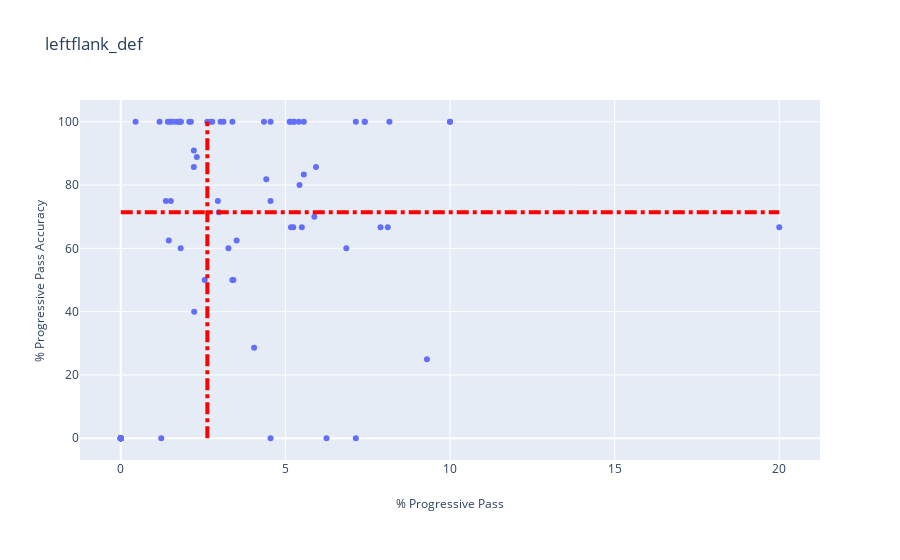
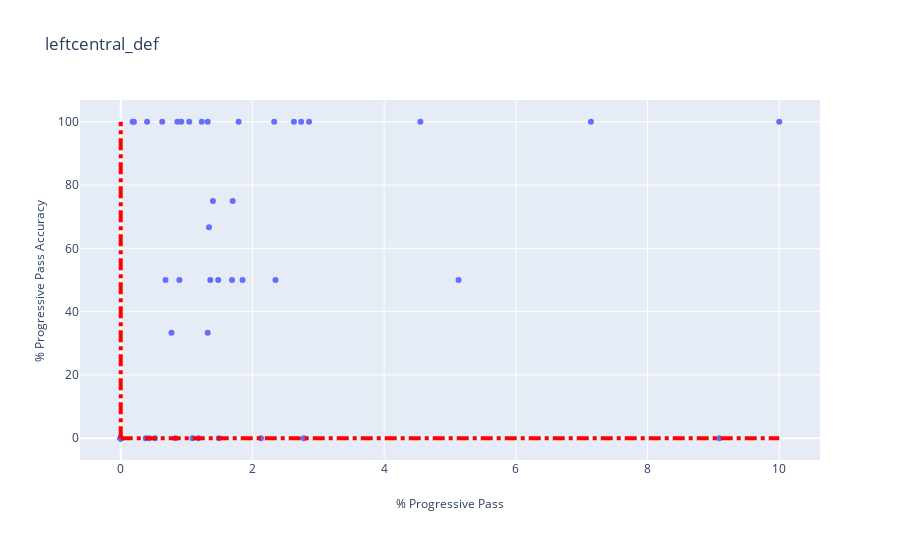
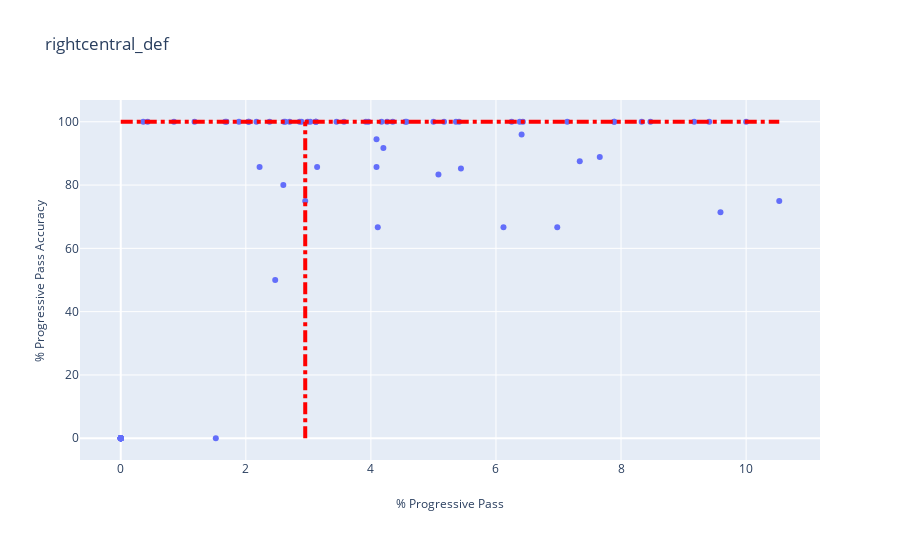
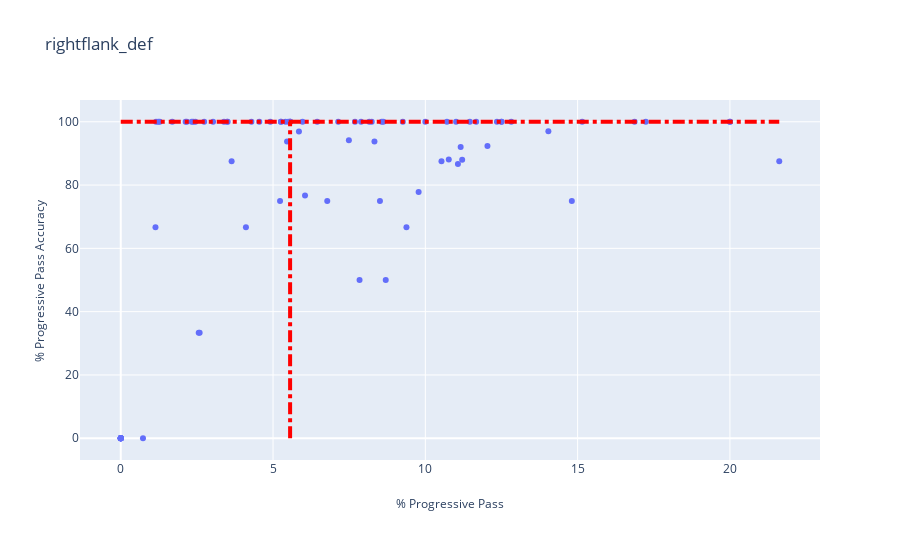

Notebook cell for these charts, in order:
### Code cell
plot_preference_accuracy_region(defender_attrs_lcb_plot_prefacc)

### Figure 1 — Plotly figure (JSON) as saved in the notebook; plotly's stock layout.template omitted (floating-point values rounded to 4 significant figures)
{"data": [{"mode": "markers", "name": "Plot0", "text": ["AaronCresswell LCB left", "AdrianMariappa L_CB right", "AhmedHegazi LCB right", "AhmedHegazi L_CB right", "AlfieMawson LCB right", "AlfieMawson L_CB right", "AngeloOgbonna LCB left", "AngeloOgbonna L_CB left", "AntonioRudiger LCB right", "AshleyWilliams L_CB right", "AymericLaporte LCB left", "AymericLaporte L_CB left", "BenMee L_CB left", "BrunoMartinsIndi LCB left", "BrunoMartinsIndi L_CB left", "CalumChambers L_CB right", "ChrisSmalling L_CB right", "ChristianKabasele LCB right", "ChristianKabasele L_CB right", "ChristopherSchindler L_CB right", "CiaranClark LCB left", "CiaranClark L_CB left", "CraigCathcart L_CB right", "DeclanRice LCB right", "DejanLovren L_CB right", "EliaquimMangala LCB left", "EliaquimMangala L_CB left", "ErikPieters LCB left", "FlorianLejeune L_CB right", "GaryCahill LCB right", "GeoffCameron LCB right", "HarryMaguire L_CB right", "JairoRiedewald LCB left", "JamesCollins LCB right", "JamesTarkowski L_CB right", "JamesTomkins LCB right", "JamesTomkins L_CB right", "JanVertonghen LCB left", "JanVertonghen L_CB left", "JonnyEvans LCB right", "JonnyEvans L_CB right", "JoseHolebas LCB left", "KevinWimmer LCB left", "KevinWimmer L_CB left", "KonstantinosMavropanos L_CB right", "KurtZouma L_CB right", "LaurentKoscielny LCB right", "LaurentKoscielny L_CB right", "LewisDunk LCB right", "LewisDunk L_CB right", "MamadouSakho L_CB left", "MarcosRojo LCB left", "MarcosRojo L_CB left", "MartinCranie L_CB right", "MayaYoshida L_CB right", "MichaelKeane LCB right", "MichaelKeane L_CB right", "MiguelBritos LCB left", "MiguelBritos L_CB left", "NachoMonreal LCB left", "NachoMonreal L_CB left", "NathanAke LCB left", "NathanAke L_CB left", "NicolasOtamendi LCB right", "NicolasOtamendi L_CB right", "PaulDummett LCB left", "PhilJagielka LCB right", "PhilJagielka L_CB right", "PhilJones LCB right", "PhilJones L_CB right", "RagnarKlavan L_CB left", "RobHolding LCB right", "RobHolding L_CB right", "ScottDann L_CB right", "SeadKolasinac LCB left", "ShkodranMustafi L_CB right", "SteveCook L_CB right", "TerenceKongolo LCB left", "TobyAlderweireld L_CB right", "TyroneMings LCB left", "VictorNilssonLindelof L_CB right", "VincentKompany L_CB right", "VirgilvanDijk L_CB right", "VirgilvanDijk L_CB right", "WesleyHoedt LCB left", "WesleyHoedt L_CB left", "WinstonReid L_CB right"], "type": "scatter", "x": [1.82, 4.35, 5.13, 5.93, 2.23, 4.42, 8.11, 1.18, 2.22, 2.08, 5.56, 1.75, 5.24, 0, 2.78, 3.12, 0, 0, 5.56, 2.95, 0, 4.05, 20, 4.55, 1.67, 0, 2.13, 0, 3.52, 1.56, 0, 2.22, 0, 0, 5.43, 7.14, 7.89, 2.98, 4.55, 1.79, 5.5, 0, 1.23, 5.26, 7.14, 3.39, 0, 5.17, 0, 2.31, 5.17, 0, 2.74, 0, 9.3, 6.25, 3.27, 4.55, 1.49, 1.52, 5.26, 6.85, 2.55, 1.43, 1.46, 0, 0, 3.03, 0, 5.88, 0.45, 7.41, 8.16, 3.39, 0, 0, 10, 0, 2.63, 0, 7.41, 10, 1.79, 1.83, 3.42, 1.37, 5.41], "y": [60, 100, 100, 85.71, 40, 81.82, 66.67, 100, 85.71, 100, 100, 100, 66.67, 0, 100, 100, 0, 0, 83.33, 75, 0, 28.57, 66.67, 0, 100, 0, 100, 0, 62.5, 100, 0, 90.91, 0, 0, 80, 0, 66.67, 71.43, 75, 100, 66.67, 0, 0, 100, 100, 50, 0, 100, 0, 88.89, 66.67, 0, 100, 0, 25, 0, 60, 100, 100, 75, 100, 60, 50, 100, 62.5, 0, 0, 100, 0, 70, 100, 100, 100, 100, 0, 0, 100, 0, 100, 0, 100, 100, 100, 100, 50, 75, 100]}], "layout": {"annotations": [{"showarrow": false, "text": "% Progressive Pass", "x": 0.5, "xref": "paper", "y": -0.15, "yref": "paper"}, {"showarrow": false, "text": "% Progressive Pass Accuracy", "textangle": -90, "x": -0.07, "xref": "paper", "y": 0.5, "yref": "paper"}], "autosize": true, "margin": {"b": 100}, "shapes": [{"line": {"color": "Red", "dash": "dashdot", "width": 4}, "type": "line", "x0": 2.63, "x1": 2.63, "xref": "x", "y0": 0, "y1": 100, "yref": "y"}, {"line": {"color": "Red", "dash": "dashdot", "width": 4}, "type": "line", "x0": 0, "x1": 20, "xref": "x", "y0": 71.43, "y1": 71.43, "yref": "y"}], "title": {"text": "leftflank_def"}, "xaxis": {"autorange": true, "range": [-1.232, 21.23], "type": "linear"}, "yaxis": {"autorange": true, "range": [-7.471, 107.5], "type": "linear"}}}

### Figure 2 — Plotly figure (JSON) as saved in the notebook; plotly's stock layout.template omitted (floating-point values rounded to 4 significant figures)
{"data": [{"mode": "markers", "name": "Plot1", "text": ["AaronCresswell LCB left", "AdrianMariappa L_CB right", "AhmedHegazi LCB right", "AhmedHegazi L_CB right", "AlfieMawson LCB right", "AlfieMawson L_CB right", "AngeloOgbonna LCB left", "AngeloOgbonna L_CB left", "AntonioRudiger LCB right", "AshleyWilliams L_CB right", "AymericLaporte LCB left", "AymericLaporte L_CB left", "BenMee L_CB left", "BrunoMartinsIndi LCB left", "BrunoMartinsIndi L_CB left", "CalumChambers L_CB right", "ChrisSmalling L_CB right", "ChristianKabasele LCB right", "ChristianKabasele L_CB right", "ChristopherSchindler L_CB right", "CiaranClark LCB left", "CiaranClark L_CB left", "CraigCathcart L_CB right", "DeclanRice LCB right", "DejanLovren L_CB right", "EliaquimMangala LCB left", "EliaquimMangala L_CB left", "ErikPieters LCB left", "FlorianLejeune L_CB right", "GaryCahill LCB right", "GeoffCameron LCB right", "HarryMaguire L_CB right", "JairoRiedewald LCB left", "JamesCollins LCB right", "JamesTarkowski L_CB right", "JamesTomkins LCB right", "JamesTomkins L_CB right", "JanVertonghen LCB left", "JanVertonghen L_CB left", "JonnyEvans LCB right", "JonnyEvans L_CB right", "JoseHolebas LCB left", "KevinWimmer LCB left", "KevinWimmer L_CB left", "KonstantinosMavropanos L_CB right", "KurtZouma L_CB right", "LaurentKoscielny LCB right", "LaurentKoscielny L_CB right", "LewisDunk LCB right", "LewisDunk L_CB right", "MamadouSakho L_CB left", "MarcosRojo LCB left", "MarcosRojo L_CB left", "MartinCranie L_CB right", "MayaYoshida L_CB right", "MichaelKeane LCB right", "MichaelKeane L_CB right", "MiguelBritos LCB left", "MiguelBritos L_CB left", "NachoMonreal LCB left", "NachoMonreal L_CB left", "NathanAke LCB left", "NathanAke L_CB left", "NicolasOtamendi LCB right", "NicolasOtamendi L_CB right", "PaulDummett LCB left", "PhilJagielka LCB right", "PhilJagielka L_CB right", "PhilJones LCB right", "PhilJones L_CB right", "RagnarKlavan L_CB left", "RobHolding LCB right", "RobHolding L_CB right", "ScottDann L_CB right", "SeadKolasinac LCB left", "ShkodranMustafi L_CB right", "SteveCook L_CB right", "TerenceKongolo LCB left", "TobyAlderweireld L_CB right", "TyroneMings LCB left", "VictorNilssonLindelof L_CB right", "VincentKompany L_CB right", "VirgilvanDijk L_CB right", "VirgilvanDijk L_CB right", "WesleyHoedt LCB left", "WesleyHoedt L_CB left", "WinstonReid L_CB right"], "type": "scatter", "x": [1.09, 0, 5.13, 1.69, 1.34, 0.4, 0, 2.35, 0.63, 1.04, 0, 0, 1.4, 0, 2.78, 0, 0, 0, 1.85, 1.48, 4.55, 0, 0, 9.09, 0.83, 0, 0, 0, 1.32, 0.52, 2.86, 0.2, 0, 0, 0, 7.14, 1.32, 0.43, 1.36, 1.79, 0.92, 0, 1.23, 2.63, 0, 0, 0, 0, 0, 0.77, 0.86, 0, 0, 0, 2.33, 0, 0, 0, 1.49, 0.38, 0, 2.74, 1.7, 0, 0.18, 0, 0, 0, 0, 1.18, 0.89, 0, 0, 0, 0, 2.13, 0, 0, 0, 0, 0, 10, 0, 0, 0, 0.68, 0], "y": [0, 0, 50, 50, 66.67, 100, 0, 50, 100, 100, 0, 0, 75, 0, 0, 0, 0, 0, 50, 50, 100, 0, 0, 0, 0, 0, 0, 0, 33.33, 0, 100, 100, 0, 0, 0, 100, 100, 0, 50, 100, 100, 0, 100, 100, 0, 0, 0, 0, 0, 33.33, 100, 0, 0, 0, 100, 0, 0, 0, 0, 0, 0, 100, 75, 0, 100, 0, 0, 0, 0, 0, 50, 0, 0, 0, 0, 0, 0, 0, 0, 0, 0, 100, 0, 0, 0, 50, 0]}], "layout": {"annotations": [{"showarrow": false, "text": "% Progressive Pass", "x": 0.5, "xref": "paper", "y": -0.15, "yref": "paper"}, {"showarrow": false, "text": "% Progressive Pass Accuracy", "textangle": -90, "x": -0.07, "xref": "paper", "y": 0.5, "yref": "paper"}], "autosize": true, "margin": {"b": 100}, "shapes": [{"line": {"color": "Red", "dash": "dashdot", "width": 4}, "type": "line", "x0": 0, "x1": 0, "xref": "x", "y0": 0, "y1": 100, "yref": "y"}, {"line": {"color": "Red", "dash": "dashdot", "width": 4}, "type": "line", "x0": 0, "x1": 10, "xref": "x", "y0": 0, "y1": 0, "yref": "y"}], "title": {"text": "leftcentral_def"}, "xaxis": {"autorange": true, "range": [-0.6162, 10.62], "type": "linear"}, "yaxis": {"autorange": true, "range": [-7.471, 107.5], "type": "linear"}}}

### Figure 3 — Plotly figure (JSON) as saved in the notebook; plotly's stock layout.template omitted (floating-point values rounded to 4 significant figures)
{"data": [{"mode": "markers", "name": "Plot2", "text": ["AaronCresswell LCB left", "AdrianMariappa L_CB right", "AhmedHegazi LCB right", "AhmedHegazi L_CB right", "AlfieMawson LCB right", "AlfieMawson L_CB right", "AngeloOgbonna LCB left", "AngeloOgbonna L_CB left", "AntonioRudiger LCB right", "AshleyWilliams L_CB right", "AymericLaporte LCB left", "AymericLaporte L_CB left", "BenMee L_CB left", "BrunoMartinsIndi LCB left", "BrunoMartinsIndi L_CB left", "CalumChambers L_CB right", "ChrisSmalling L_CB right", "ChristianKabasele LCB right", "ChristianKabasele L_CB right", "ChristopherSchindler L_CB right", "CiaranClark LCB left", "CiaranClark L_CB left", "CraigCathcart L_CB right", "DeclanRice LCB right", "DejanLovren L_CB right", "EliaquimMangala LCB left", "EliaquimMangala L_CB left", "ErikPieters LCB left", "FlorianLejeune L_CB right", "GaryCahill LCB right", "GeoffCameron LCB right", "HarryMaguire L_CB right", "JairoRiedewald LCB left", "JamesCollins LCB right", "JamesTarkowski L_CB right", "JamesTomkins LCB right", "JamesTomkins L_CB right", "JanVertonghen LCB left", "JanVertonghen L_CB left", "JonnyEvans LCB right", "JonnyEvans L_CB right", "JoseHolebas LCB left", "KevinWimmer LCB left", "KevinWimmer L_CB left", "KonstantinosMavropanos L_CB right", "KurtZouma L_CB right", "LaurentKoscielny LCB right", "LaurentKoscielny L_CB right", "LewisDunk LCB right", "LewisDunk L_CB right", "MamadouSakho L_CB left", "MarcosRojo LCB left", "MarcosRojo L_CB left", "MartinCranie L_CB right", "MayaYoshida L_CB right", "MichaelKeane LCB right", "MichaelKeane L_CB right", "MiguelBritos LCB left", "MiguelBritos L_CB left", "NachoMonreal LCB left", "NachoMonreal L_CB left", "NathanAke LCB left", "NathanAke L_CB left", "NicolasOtamendi LCB right", "NicolasOtamendi L_CB right", "PaulDummett LCB left", "PhilJagielka LCB right", "PhilJagielka L_CB right", "PhilJones LCB right", "PhilJones L_CB right", "RagnarKlavan L_CB left", "RobHolding LCB right", "RobHolding L_CB right", "ScottDann L_CB right", "SeadKolasinac LCB left", "ShkodranMustafi L_CB right", "SteveCook L_CB right", "TerenceKongolo LCB left", "TobyAlderweireld L_CB right", "TyroneMings LCB left", "VictorNilssonLindelof L_CB right", "VincentKompany L_CB right", "VirgilvanDijk L_CB right", "VirgilvanDijk L_CB right", "WesleyHoedt LCB left", "WesleyHoedt L_CB left", "WinstonReid L_CB right"], "type": "scatter", "x": [0.36, 0, 0, 5.08, 3.12, 6.43, 2.7, 1.18, 2.22, 3.12, 0, 4.09, 4.2, 0, 0, 3.12, 4.17, 2.04, 0, 2.95, 0, 2.89, 0, 4.55, 1.67, 8.33, 4.26, 4.35, 3.96, 2.6, 0, 5.44, 0, 0, 2.17, 0, 2.63, 0.43, 4.09, 5.36, 7.34, 3.57, 2.47, 7.89, 0, 8.47, 0, 5.17, 7.14, 6.41, 3.45, 0, 9.59, 0, 6.98, 0, 2.61, 1.52, 2.99, 1.89, 10.53, 4.11, 7.66, 2.86, 4.57, 0, 3.92, 3.03, 5, 9.41, 6.25, 0, 6.12, 1.69, 2.38, 6.38, 10, 0, 7.89, 0, 0, 0, 3.14, 9.17, 0.85, 2.05, 5.41], "y": [100, 0, 0, 83.33, 100, 100, 100, 100, 85.71, 100, 0, 85.71, 91.67, 0, 0, 100, 100, 100, 0, 75, 0, 100, 0, 100, 100, 100, 100, 100, 100, 80, 0, 85.19, 0, 0, 100, 0, 100, 100, 94.44, 100, 87.5, 100, 50, 100, 0, 100, 0, 100, 100, 96, 100, 0, 71.43, 0, 66.67, 0, 100, 0, 100, 100, 75, 66.67, 88.89, 100, 100, 0, 100, 100, 100, 100, 100, 0, 66.67, 100, 100, 100, 100, 0, 100, 0, 0, 0, 85.71, 100, 100, 100, 100]}], "layout": {"annotations": [{"showarrow": false, "text": "% Progressive Pass", "x": 0.5, "xref": "paper", "y": -0.15, "yref": "paper"}, {"showarrow": false, "text": "% Progressive Pass Accuracy", "textangle": -90, "x": -0.07, "xref": "paper", "y": 0.5, "yref": "paper"}], "autosize": true, "margin": {"b": 100}, "shapes": [{"line": {"color": "Red", "dash": "dashdot", "width": 4}, "type": "line", "x0": 2.95, "x1": 2.95, "xref": "x", "y0": 0, "y1": 100, "yref": "y"}, {"line": {"color": "Red", "dash": "dashdot", "width": 4}, "type": "line", "x0": 0, "x1": 10.53, "xref": "x", "y0": 100, "y1": 100, "yref": "y"}], "title": {"text": "rightcentral_def"}, "xaxis": {"autorange": true, "range": [-0.6488, 11.18], "type": "linear"}, "yaxis": {"autorange": true, "range": [-7.471, 107.5], "type": "linear"}}}

### Figure 4 — Plotly figure (JSON) as saved in the notebook; plotly's stock layout.template omitted (floating-point values rounded to 4 significant figures)
{"data": [{"mode": "markers", "name": "Plot3", "text": ["AaronCresswell LCB left", "AdrianMariappa L_CB right", "AhmedHegazi LCB right", "AhmedHegazi L_CB right", "AlfieMawson LCB right", "AlfieMawson L_CB right", "AngeloOgbonna LCB left", "AngeloOgbonna L_CB left", "AntonioRudiger LCB right", "AshleyWilliams L_CB right", "AymericLaporte LCB left", "AymericLaporte L_CB left", "BenMee L_CB left", "BrunoMartinsIndi LCB left", "BrunoMartinsIndi L_CB left", "CalumChambers L_CB right", "ChrisSmalling L_CB right", "ChristianKabasele LCB right", "ChristianKabasele L_CB right", "ChristopherSchindler L_CB right", "CiaranClark LCB left", "CiaranClark L_CB left", "CraigCathcart L_CB right", "DeclanRice LCB right", "DejanLovren L_CB right", "EliaquimMangala LCB left", "EliaquimMangala L_CB left", "ErikPieters LCB left", "FlorianLejeune L_CB right", "GaryCahill LCB right", "GeoffCameron LCB right", "HarryMaguire L_CB right", "JairoRiedewald LCB left", "JamesCollins LCB right", "JamesTarkowski L_CB right", "JamesTomkins LCB right", "JamesTomkins L_CB right", "JanVertonghen LCB left", "JanVertonghen L_CB left", "JonnyEvans LCB right", "JonnyEvans L_CB right", "JoseHolebas LCB left", "KevinWimmer LCB left", "KevinWimmer L_CB left", "KonstantinosMavropanos L_CB right", "KurtZouma L_CB right", "LaurentKoscielny LCB right", "LaurentKoscielny L_CB right", "LewisDunk LCB right", "LewisDunk L_CB right", "MamadouSakho L_CB left", "MarcosRojo LCB left", "MarcosRojo L_CB left", "MartinCranie L_CB right", "MayaYoshida L_CB right", "MichaelKeane LCB right", "MichaelKeane L_CB right", "MiguelBritos LCB left", "MiguelBritos L_CB left", "NachoMonreal LCB left", "NachoMonreal L_CB left", "NathanAke LCB left", "NathanAke L_CB left", "NicolasOtamendi LCB right", "NicolasOtamendi L_CB right", "PaulDummett LCB left", "PhilJagielka LCB right", "PhilJagielka L_CB right", "PhilJones LCB right", "PhilJones L_CB right", "RagnarKlavan L_CB left", "RobHolding LCB right", "RobHolding L_CB right", "ScottDann L_CB right", "SeadKolasinac LCB left", "ShkodranMustafi L_CB right", "SteveCook L_CB right", "TerenceKongolo LCB left", "TobyAlderweireld L_CB right", "TyroneMings LCB left", "VictorNilssonLindelof L_CB right", "VincentKompany L_CB right", "VirgilvanDijk L_CB right", "VirgilvanDijk L_CB right", "WesleyHoedt LCB left", "WesleyHoedt L_CB left", "WinstonReid L_CB right"], "type": "scatter", "x": [0.73, 2.17, 12.82, 3.39, 11.16, 16.87, 5.41, 8.24, 3.49, 11.46, 5.56, 3.51, 2.45, 6.45, 5.56, 9.38, 12.5, 0, 12.04, 11.07, 0, 1.16, 20, 0, 11.67, 0, 2.13, 8.7, 7.49, 8.33, 8.57, 6.05, 0, 10.71, 9.78, 0, 10.53, 1.28, 3.64, 0, 5.5, 0, 1.23, 7.89, 0, 6.78, 17.24, 8.62, 7.14, 10.77, 2.59, 5.56, 4.11, 12.5, 2.33, 0, 5.23, 3.03, 5.97, 1.14, 5.26, 2.74, 14.04, 4.29, 5.85, 4.55, 7.84, 15.15, 10, 12.35, 4.91, 14.81, 8.16, 1.69, 2.38, 8.51, 20, 0, 5.26, 7.69, 9.26, 0, 11.21, 11.01, 2.56, 5.46, 21.62], "y": [0, 100, 100, 100, 92, 100, 100, 100, 100, 100, 100, 100, 100, 100, 100, 66.67, 100, 0, 92.31, 86.67, 0, 100, 100, 0, 100, 0, 100, 50, 94.12, 93.75, 100, 76.67, 0, 100, 77.78, 0, 87.5, 100, 87.5, 0, 100, 0, 100, 100, 0, 75, 100, 100, 100, 88.1, 33.33, 100, 66.67, 100, 100, 0, 75, 100, 100, 66.67, 100, 100, 96.97, 100, 96.88, 100, 50, 100, 100, 100, 100, 75, 100, 100, 100, 75, 100, 0, 100, 100, 100, 0, 88, 100, 33.33, 93.75, 87.5]}], "layout": {"annotations": [{"showarrow": false, "text": "% Progressive Pass", "x": 0.5, "xref": "paper", "y": -0.15, "yref": "paper"}, {"showarrow": false, "text": "% Progressive Pass Accuracy", "textangle": -90, "x": -0.07, "xref": "paper", "y": 0.5, "yref": "paper"}], "autosize": true, "margin": {"b": 100}, "shapes": [{"line": {"color": "Red", "dash": "dashdot", "width": 4}, "type": "line", "x0": 5.56, "x1": 5.56, "xref": "x", "y0": 0, "y1": 100, "yref": "y"}, {"line": {"color": "Red", "dash": "dashdot", "width": 4}, "type": "line", "x0": 0, "x1": 21.62, "xref": "x", "y0": 100, "y1": 100, "yref": "y"}], "title": {"text": "rightflank_def"}, "xaxis": {"autorange": true, "range": [-1.332, 22.95], "type": "linear"}, "yaxis": {"autorange": true, "range": [-7.471, 107.5], "type": "linear"}}}
